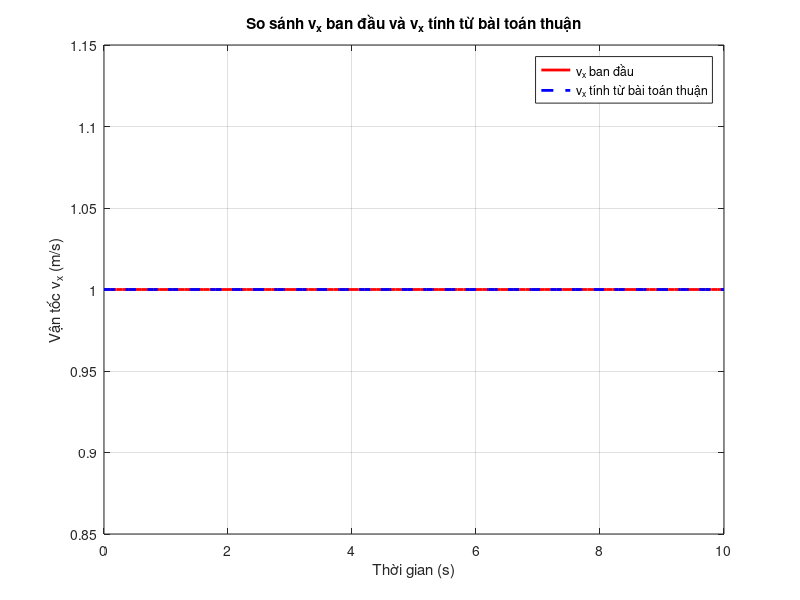
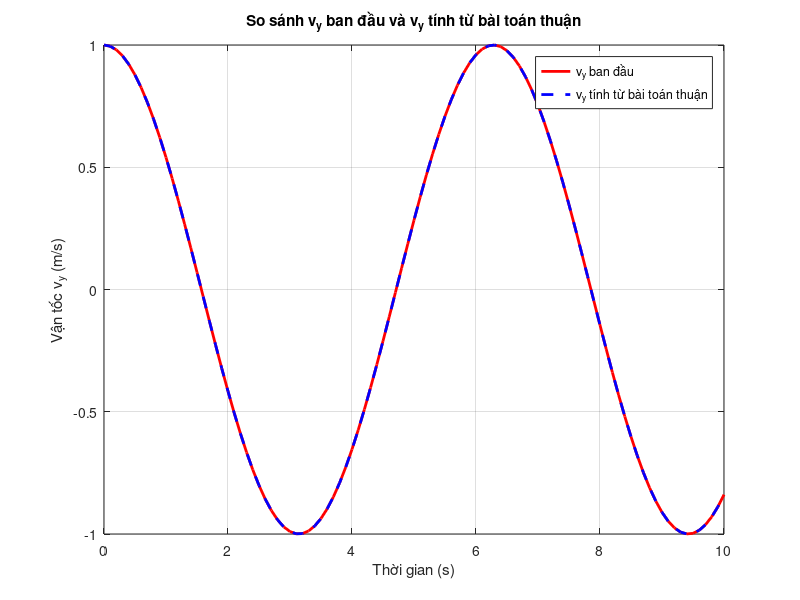

Recreate these plots in MATLAB, in order.
% Thông số hệ thống
A = 1; % Biên độ của quỹ đạo hình sin (m)
omega_trajectory = 1; % Tần số góc của quỹ đạo (rad/s)
r = 0.03; % Bán kính bánh xe (m)
L = 0.148; % Khoảng cách từ tâm robot đến tâm bánh xe (m)

% Ma trận Jacobian nghịch đảo
J_inv = (1/r) * [1, 1, L;
                 1, -1, -L;
                 1, 1, -L;
                 1, -1, L];

% Ma trận Jacobian
J = (r/4) * [1, 1, 1, 1;
             1, -1, 1, -1;
             1/L, 1/L, -1/L, -1/L];

% Thời gian mô phỏng
t = 0:0.1:10; % Thời gian từ 0 đến 10 giây, bước 0.1 giây

% Quỹ đạo hình sin
X0 = t;
Y0 = A * sin(omega_trajectory * t);

% Vận tốc của robot
v_x = ones(size(t)); % Vận tốc theo trục X là hằng số
v_y = A * omega_trajectory * cos(omega_trajectory * t); % Vận tốc theo trục Y
omega = zeros(size(t)); % Vận tốc góc của robot (giả sử không đổi)

% Tính vận tốc góc của các bánh xe
omega_wheels = zeros(4, length(t)); % Ma trận lưu vận tốc góc của 4 bánh xe
for i = 1:length(t)
    v_robot = [v_x(i); v_y(i); omega(i)]; % Vận tốc của robot (3x1)
    omega_wheels(:, i) = J_inv * v_robot; % Vận tốc góc của các bánh xe
end

% Sử dụng bài toán động học thuận để kiểm tra
v_robot_check = zeros(3, length(t)); % Ma trận lưu vận tốc kiểm tra
for i = 1:length(t)
    v_robot_check(:, i) = J * omega_wheels(:, i); % Vận tốc của robot tính từ bài toán thuận
end

% Hiển thị kết quả
figure;
plot(t, v_x, 'r-', 'LineWidth', 2); hold on;
plot(t, v_robot_check(1, :), 'b--', 'LineWidth', 2);
xlabel('Thời gian (s)');
ylabel('Vận tốc v_x (m/s)');
title('So sánh v_x ban đầu và v_x tính từ bài toán thuận');
legend('v_x ban đầu', 'v_x tính từ bài toán thuận');
grid on;

figure;
plot(t, v_y, 'r-', 'LineWidth', 2); hold on;
plot(t, v_robot_check(2, :), 'b--', 'LineWidth', 2);
xlabel('Thời gian (s)');
ylabel('Vận tốc v_y (m/s)');
title('So sánh v_y ban đầu và v_y tính từ bài toán thuận');
legend('v_y ban đầu', 'v_y tính từ bài toán thuận');
grid on;